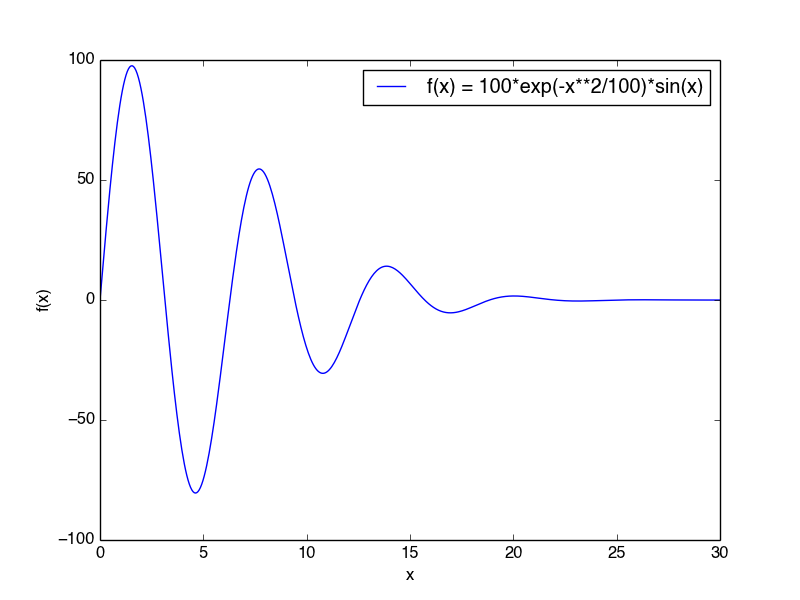

Here is the Python script that generated this plot:
# Exercise 5.32
from numpy import *
import matplotlib.pyplot as plt
import sys
from scitools.StringFunction import StringFunction

f = StringFunction(sys.argv[1])
f.vectorize(globals())

if len(sys.argv) == 5:
    n = sys.argv[4]
else:
    n = 501

x = linspace(eval(sys.argv[2]), eval(sys.argv[3]), n)

plt.plot(x, f(x))
plt.xlabel('x')
plt.ylabel('f(x)')
plt.legend(['f(x) = %s' % sys.argv[1]])
plt.show()

raw_input()
